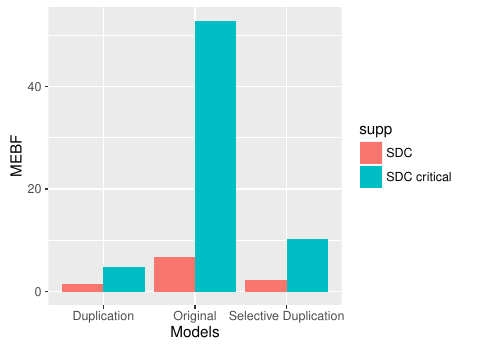

Reproduce this figure in R.
#!/usr/bin/env Rscript

library(ggplot2)
args = commandArgs(trailingOnly=TRUE)

if (length(args)<4) {
  stop("At least four argument must be supplied, three input file (CSV file) and one outputfile (PDF name to be created)", call.=FALSE)
}

# Read csv file with plot data
#Para saber da criticidade
dat1 = read.csv(args[1],sep=",")
dat2 = read.csv(args[2],sep=",")
dat3 = read.csv(args[3],sep=",")

# Read csv file with plot data
dat4 = read.csv("original/faultReport/original_summary.csv",sep=";",row.names=NULL)
dat5 = read.csv("duplication/faultReport/duplication_summary.csv",sep=";",row.names=NULL)
dat6 = read.csv("SelDup/faultReport/SelDup_summary.csv",sep=";",row.names=NULL)

faultInj1 = as.numeric(levels(dat4[2,2])[as.numeric(dat4[2,2])] + as.numeric(levels(dat4[3,2])[as.numeric(dat4[3,2])] + as.numeric(levels(dat4[4,2])[as.numeric(dat4[4,2])]

faultInj2 = as.numeric(levels(dat5[2,2])[as.numeric(dat5[2,2])] + as.numeric(levels(dat5[3,2])[as.numeric(dat5[3,2])] + as.numeric(levels(dat5[4,2])[as.numeric(dat5[4,2])]

faultInj3 = as.numeric(levels(dat6[2,2])[as.numeric(dat6[2,2])] + as.numeric(levels(dat6[3,2])[as.numeric(dat6[3,2])] + as.numeric(levels(dat6[4,2])[as.numeric(dat6[4,2])]

originalSDC_MEBF = 1/((as.numeric(levels(dat4[3,2])[as.numeric(dat4[3,2])])/faultInj1) * 2.677)
duplicationSDC_MEBF = 1/((as.numeric(levels(dat5[3,2])[as.numeric(dat5[3,2])])/faultInj2) * 5.324)
selDupSDC_MEBF = 1/((as.numeric(levels(dat6[3,2])[as.numeric(dat6[3,2])])/faultInj3) * 3.125)

originalCritical_MEBF = 1/((dat1$percentage[13]/100.0) * (as.numeric(levels(dat4[3,2])[as.numeric(dat4[3,2])])/faultInj1) * 2.677)
duplicationCritical_MEBF = 1/((dat2$percentage[13]/100.0) * (as.numeric(levels(dat4[3,2])[as.numeric(dat4[3,2])])/faultInj1) * 5.324)
selDupCritical_MEBF = 1/((dat3$percentage[13]/100.0) * (as.numeric(levels(dat4[3,2])[as.numeric(dat4[3,2])])/faultInj1) * 3.125)


dat <-data.frame(
	supp = rep(c("SDC", "SDC critical"), each=3),
	dose = rep(c("Original", "Duplication", "Selective Duplication"), 2),
	len = c(originalSDC_MEBF, duplicationSDC_MEBF, selDupSDC_MEBF, 
			originalCritical_MEBF, duplcationCritical_MEBF, selDupCritical_MEBF
		  )
)

ggplot(data=dat, aes(x=dose, y=len, fill=supp)) + geom_bar(stat="identity", position=position_dodge()) +ylab("MEBF") + xlab("Models")

# Save plot to file
ggsave(args[1])

#quantidade de dados corretos até dado errado

#quantidade de dados corretos ao todos / sdcs
#sdcs/exec*quantidade de falhas injetadas

#error rate = sdcs/quantidade de falhas
#MEBF = 1/error rate * exec

